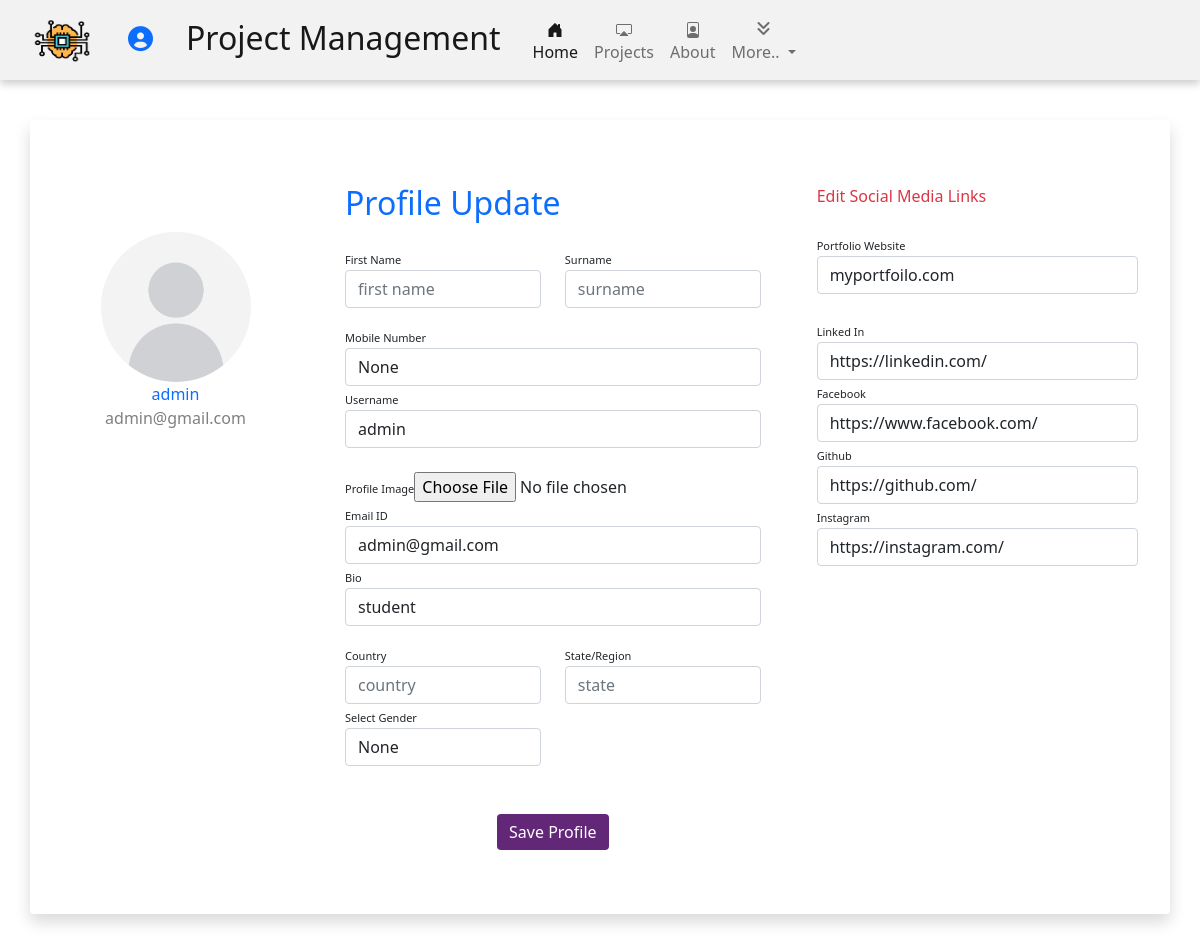
Screenshot of /profile-edit/1/ (signed in) with the database file from the repository.
### users/models.py (models this page shows)
class CreateAccount(AbstractUser):
    profile_img = models.ImageField(
        upload_to="profile/", null=True, blank=True)
    mobile = models.IntegerField(null=True, blank=True)
    gender = models.CharField(
        max_length=1, choices=GENDER, null=True, blank=True)
    bio = models.TextField(blank=True, null=True, default="student")
    country = models.CharField(
        blank=True, null=True, default="India", max_length=25)
    github = models.URLField(max_length=200, blank=True, default="github.com")
    fb = models.URLField(max_length=200, blank=True,
                         default="www.facebook.com")
    insta = models.URLField(max_length=200, blank=True,
                            default="instagram.com")
    linkedin = models.URLField(
        max_length=200, blank=True,   default="linkedin.com")
    website = models.URLField(
        max_length=200, blank=True, default="myportfoilo.com")

### users/views.py (the view, shortened to what this page needs)
# urls.py: path("profile-edit/<int:id>/", profileedit, name="profileedit"),
@login_required(login_url="/login/")
def profileedit(request, id):
    context = {}
    u = User.objects.get(id=id)
    context['form'] = UpdateProfileForm
    context['formvalues'] = u
    return render(request, "users/Editprofile.html", context)

### template/users/Editprofile.html (shortened to what this page needs)
{%extends 'users/Base.html'%}
{% load static %}
{%block css%}
<link rel="stylesheet" type="text/css" href={% static "css/profileedit.css" %}>
{%endblock%}
{% block body %}
{% include "app/include/navbar.html" %}
<div class="container rounded bg-white box-top mb-5 shadow p-3  bg-white rounded">
        <div class="row">
                <div class="col-md-3 border-right">
                        <div class="d-flex flex-column align-items-center text-center p-3 py-5">
                                {% if formvalues.user.profile_img %}
                                <img class="rounded-circle mt-5" width="150px"
                                        src="{{formvalues.user.profile_img.url}}">
                                {%else%}
                                <img class="rounded-circle mt-5" width="150px"
                                        src="{%static 'projectimages/avatar.png' %}" alt="">
                                {% endif %}
                                <span class="font-weight-bold text-primary">{{formvalues.username}}</span><span
                                        class="text-black-50 text-success">{{formvalues.email}}</span>
                        </div>
                </div>
                <div class="col-md-5 border-right">
                        <div class="p-3 py-5">
                                <div class="d-flex justify-content-between align-items-center mb-3">
                                        <h2 class="text-right text-primary">Profile Update</h2>
                                </div>
                                <form method="POST" enctype="multipart/form-data">{% csrf_token %}
                                        <div class="row mt-2">
                                                <div class="col-md-6"><label class="labels">First Name</label><input
                                                                type="text" class="form-control"
                                                                placeholder="first name" name="first_name"
                                                                value="{{formvalues.first_name}}"></div>
                                                <div class="col-md-6"><label class="labels">Surname</label><input
                                                                type="text" class="form-control"
                                                                value="{{formvalues.last_name}}" name="last_name"
                                                                placeholder="surname"></div>
                                        </div>
                                        <div class="row mt-3">
                                                <div class="col-md-12"><label class="labels">Mobile Number</label><input
                                                                type="text" class="form-control"
                                                                placeholder="enter phone number" name="mobile"
                                                                value="{{formvalues.mobile}}"></div>
                                                <div class="col-md-12"><label class="labels">Username</label><input
                                                                type="text" class="form-control"
                                                                placeholder="Enter username" name="username"
                                                                value="{{formvalues.username}}">
                                                </div>
                                                <div class="col-md-12"><label class="labels">Profile Image</label><input
                                                                type="file" class="form-control-file mt-4"
                                                                placeholder="enter address line 2"
                                                                value={{formvalues.user.profile_img.url}}
                                                                name="profile_img">
                                                </div>
                                                <div class="col-md-12"><label class="labels">Email ID</label><input
                                                                type="text" class="form-control"
                                                                placeholder="Enter Email id" name="email"
                                                                value="{{formvalues.email}}"></div>
                                                <div class="col-md-12"><label class="labels">Bio</label><input
                                                                type="text" class="form-control" placeholder="Bio"
                                                                name="bio" value="{{formvalues.bio}}"></div>
                                        </div>
                                        <div class="row mt-3">
                                                <div class="col-md-6"><label class="labels">Country</label><input
                                                                type="text" class="form-control" placeholder="country"
                                                                value=""></div>
                                                <div class="col-md-6"><label class="labels">State/Region</label><input
                                                                type="text" class="form-control" value=""
                                                                placeholder="state"></div>
                                                <div class="col-md-6 ">
                                                        <label class="labels">Select Gender</label>
                                                        <select name="gender" class="form-control">
                                                                <option value="N">None</option>
                                                        </select>
                                                </div>
                                        </div>
                                        <div class="mt-5 text-center"><button class="btn btn-primary profile-button"
                                                        type="submit">Save
                                                        Profile</button></div>
                        </div>
                </div>
                <div class="col-md-4">
                        <div class="p-3 py-5">
                                <div class="d-flex justify-content-between align-items-center experience text-danger">
                                        <span>Edit
                                                Social Media Links</span>
                                </div><br>
                                <div class="col-md-12"><label class="labels">Portfolio Website</label><input type="url"
                                                class="form-control" placeholder="https://userportfoilo.com"
                                                name="website" value="{{formvalues.website}}"></div> <br>
                                <div class="col-md-12"><label class="labels">Linked In</label><input type="url"
                                                class="form-control" placeholder="Enter Your Linked In url"
                                                name="linkedin" value="{{formvalues.linkedin}}"></div>
                                <div class="col-md-12"><label class="labels">Facebook</label><input type="url"
                                                class="form-control" placeholder="Enter Your Facebook url" name="fb"
                                                value="{{formvalues.fb}}"></div>
                                <div class="col-md-12"><label class="labels">Github</label><input type="url"
                                                class="form-control" placeholder="Enter Your Github url" name="github"
                                                value="{{formvalues.github}}"></div>
                                <div class="col-md-12"><label class="labels">Instagram</label><input type="url"
                                                class="form-control" placeholder="Enter Your Instagram url" name="insta"
                                                value="{{formvalues.insta}}"></div>
                        </div>
                </div>
        </div>
</div>
{%endblock%}

### static/css/profileedit.css (style rules this page uses)
.box-top { margin-top: 120px; }
.profile-button { background: rgb(99, 39, 120); box-shadow: none; border: none }
.labels { font-size: 11px }

### rows the page displays
CreateAccount: username "admin", email "admin@gmail.com", mobile "None", bio "student", website "myportfoilo.com", linkedin "https://linkedin.com/", fb "https://www.facebook.com/", github "https://github.com/", insta "https://instagram.com/"
